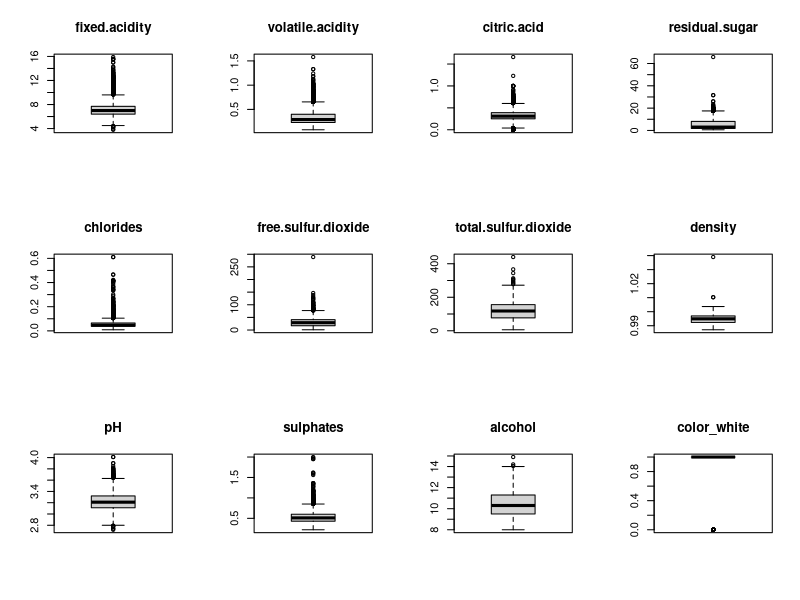
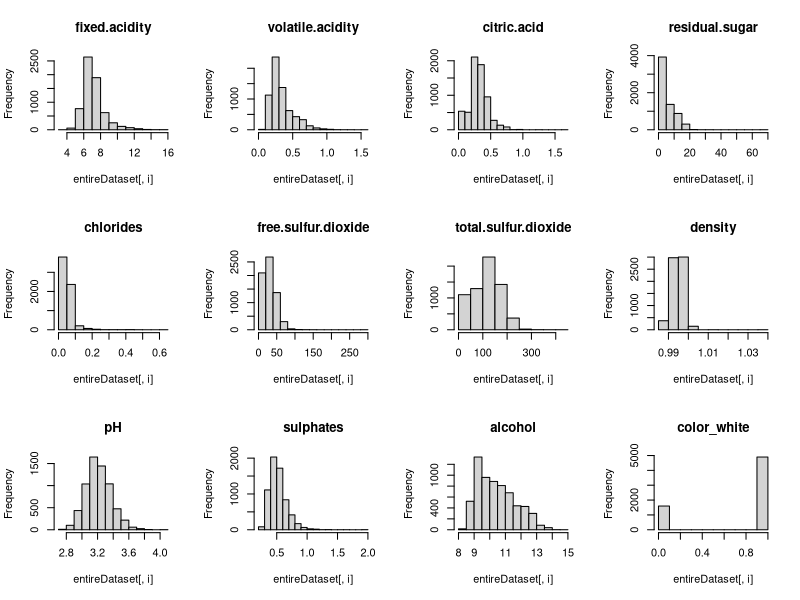
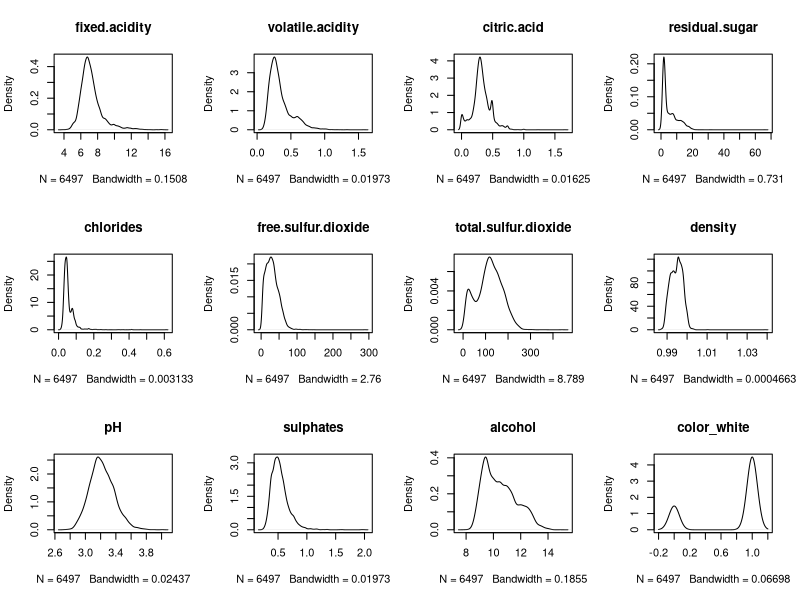
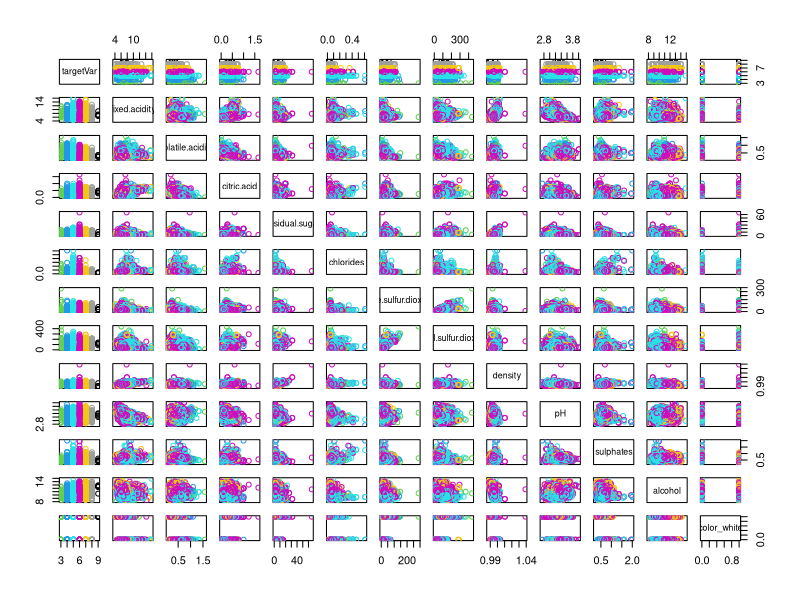
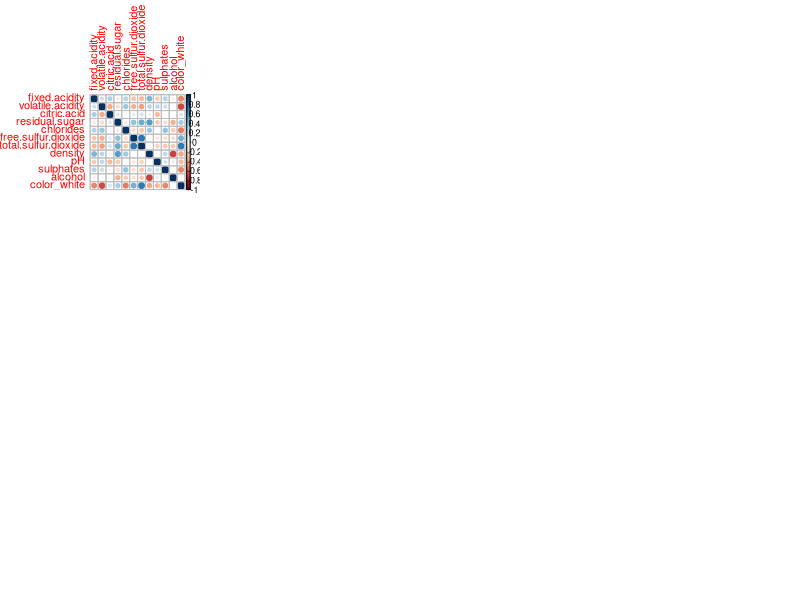

R code for these plots, in order: (Note: this script raises an error after producing the figures.)
## ---- chunk 1
knitr::opts_chunk$set(echo = TRUE)
## ---- chunk 2
library(caret)
library(corrplot)
## ---- chunk 3
startTimeScript <- proc.time()
entireDataset <- read.csv("winequality-all.csv", header= TRUE)

# Rename the class column/target to a standard label
colnames(entireDataset)[ncol(entireDataset)] <- "targetVar"

# Use variable totCol to hold the number of columns in the dataframe
totCol <- ncol(entireDataset)
## ---- chunk 4
head(entireDataset)
## ---- chunk 5
dim(entireDataset)
## ---- chunk 6
sapply(entireDataset, class)
## ---- chunk 7
summary(entireDataset)
## ---- chunk 8
entireDataset_x <- entireDataset[,1:(totCol-1)]
entireDataset_y <- entireDataset[,totCol]
cbind(freq=table(entireDataset_y), percentage=prop.table(table(entireDataset_y))*100)
## ---- chunk 9
sapply(entireDataset, function(x) sum(is.na(x)))
## ---- chunk 10
# Set up a variable for the total number of attribute columns (totAttr)
totAttr <- totCol-1
# Set up the number of row and columns for visualization display. dispRow * dispCol should be >= totAttr
dispCol <- 4
if (totAttr%%dispCol == 0) {
dispRow <- totAttr%/%dispCol
} else {
dispRow <- (totAttr%/%dispCol) + 1
}
cat("Will attempt to create graphics grid (col x row): ", dispCol, ' by ', dispRow)
## ---- chunk 11
# Boxplots for each attribute
par(mfrow=c(dispRow,dispCol))
for(i in 1:totAttr) {
	boxplot(entireDataset[,i], main=names(entireDataset)[i])
}
## ---- chunk 12
# Histograms each attribute
par(mfrow=c(dispRow,dispCol))
for(i in 1:totAttr) {
	hist(entireDataset[,i], main=names(entireDataset)[i])
}
## ---- chunk 13
# Density plot for each attribute
par(mfrow=c(dispRow,dispCol))
for(i in 1:totAttr) {
	plot(density(entireDataset[,i]), main=names(entireDataset)[i])
}
## ---- chunk 14
# Scatterplot matrix colored by class
pairs(targetVar~., data=entireDataset, col=entireDataset$targetVar)
## ---- chunk 15
# Box and whisker plots for each attribute by class
scales <- list(x=list(relation="free"), y=list(relation="free"))
featurePlot(x=entireDataset_x, y=entireDataset_y, plot="box", scales=scales)
## ---- chunk 16
# Density plots for each attribute by class value
featurePlot(x=entireDataset_x, y=entireDataset_y, plot="density", scales=scales)
## ---- chunk 17
# Correlation plot
correlations <- cor(entireDataset_x)
corrplot(correlations, method="circle")
## ---- chunk 18
# Not applicable for this iteration of the project.

# Mark missing values
#invalid <- 0
#entireDataset$some_col[entireDataset$some_col==invalid] <- NA

# Impute missing values
#entireDataset$some_col <- with(entireDataset, impute(some_col, mean))
## ---- chunk 19
# Not applicable for this iteration of the project.
## ---- chunk 20
# Convert the integer variables to categorical variables as appropriate
entireDataset$color_white <- as.factor(entireDataset$color_white)

# Convert the quality (targetVar) attribute into bins
quality_bins <- c(0, 4, 6, 10)
quality_labels <- c("Cheap", "Average", "Good")
entireDataset$targetVar <- cut(entireDataset$targetVar, breaks = quality_bins, labels = quality_labels)
## ---- chunk 21
seedNum <- 888
set.seed(seedNum)

# Create a list of 70% of the rows in the original dataset we can use for training
training_index <- createDataPartition(entireDataset$targetVar, p=0.70, list=FALSE)

# Use 70% of data to training and testing the models
training <- entireDataset[training_index,]

# Select the remaining 30% of the data for validation
validation <- entireDataset[-training_index,]
## ---- chunk 22
proc.time()-startTimeScript
## ---- chunk 23
# Run algorithms using 10-fold cross validation
control <- trainControl(method="repeatedcv", number=10, repeats=3)
metricTarget <- "Accuracy"
## ---- chunk 24
# Linear Discriminant Analysis (Classification)
startTimeModule <- proc.time()
set.seed(seedNum)
fit.lda <- train(targetVar~., data=training, method="lda", metric=metricTarget, trControl=control)
proc.time()-startTimeModule
## ---- chunk 25
# Decision Tree - CART (Regression/Classification)
startTimeModule <- proc.time()
set.seed(seedNum)
fit.cart <- train(targetVar~., data=training, method="rpart", metric=metricTarget, trControl=control)
proc.time()-startTimeModule
## ---- chunk 26
# k-Nearest Neighbors (Regression/Classification)
startTimeModule <- proc.time()
set.seed(seedNum)
fit.knn <- train(targetVar~., data=training, method="knn", metric=metricTarget, trControl=control)
proc.time()-startTimeModule
## ---- chunk 27
# Support Vector Machine (Regression/Classification)
startTimeModule <- proc.time()
set.seed(seedNum)
fit.svm <- train(targetVar~., data=training, method="svmRadial", metric=metricTarget, trControl=control)
proc.time()-startTimeModule
## ---- chunk 28
# Bagged CART (Regression/Classification)
startTimeModule <- proc.time()
set.seed(seedNum)
fit.bagcart <- train(targetVar~., data=training, method="treebag", metric=metricTarget, trControl=control)
proc.time()-startTimeModule
## ---- chunk 29
# Random Forest (Regression/Classification)
startTimeModule <- proc.time()
set.seed(seedNum)
fit.rf <- train(targetVar~., data=training, method="rf", metric=metricTarget, trControl=control)
proc.time()-startTimeModule
## ---- chunk 30
# Stochastic Gradient Boosting (Regression/Classification)
startTimeModule <- proc.time()
set.seed(seedNum)
fit.gbm <- train(targetVar~., data=training, method="gbm", metric=metricTarget, trControl=control, verbose=F)
proc.time()-startTimeModule
## ---- chunk 31
results <- resamples(list(LDA=fit.lda, CART=fit.cart, kNN=fit.knn, SVM=fit.svm, BagCART=fit.bagcart, RF=fit.rf, GBM=fit.gbm))
summary(results)
dotplot(results)
## ---- chunk 32
# Tuning algorithm #1 - Bagged CART
startTimeModule <- proc.time()
set.seed(seedNum)
fit.final1 <- fit.bagcart
print(fit.final1)
proc.time()-startTimeModule
## ---- chunk 33
# Tuning algorithm #2 - Random Forest
startTimeModule <- proc.time()
set.seed(seedNum)
grid <- expand.grid(mtry = c(1:5))
fit.final2 <- train(targetVar~., data=training, method="rf", metric=metricTarget, tuneGrid=grid, trControl=control)
plot(fit.final2)
print(fit.final2)
proc.time()-startTimeModule
## ---- chunk 34
# Tuning algorithm #3 - Stochastic Gradient Boosting
startTimeModule <- proc.time()
set.seed(seedNum)
grid <- expand.grid(.n.trees=c(100, 200, 300), .shrinkage=c(0.01, 0.05, 0.1), .interaction.depth=c(1, 2, 3), .n.minobsinnode=c(2, 4, 6))
fit.final3 <- train(targetVar~., data=training, method="gbm", metric=metricTarget, tuneGrid=grid, trControl=control, verbose=F)
plot(fit.final3)
print(fit.final3)
proc.time()-startTimeModule
## ---- chunk 35
results <- resamples(list(BAGCART=fit.final1, RF=fit.final2, GBM=fit.final3))
summary(results)
dotplot(results)
## ---- chunk 36
predictions <- predict(fit.final2, newdata=validation)
confusionMatrix(predictions, validation$targetVar)
## ---- chunk 37
library(randomForest)
startTimeModule <- proc.time()
set.seed(seedNum)
finalModel <- randomForest(targetVar~., entireDataset, mtry=4, na.action=na.omit)
summary(finalModel)
proc.time()-startTimeModule
## ---- chunk 38
#saveRDS(finalModel, "./finalModel_MultiClass.rds")
## ---- chunk 39
proc.time()-startTimeScript
